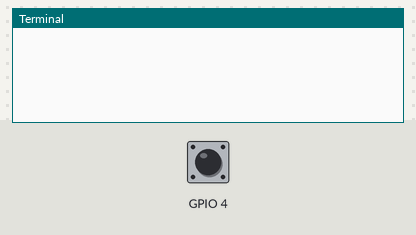
A program run on a simulated Raspberry Pi (BCM pin numbers). On the bench: the last lines printed to the terminal. The test bench sets the inputs (shaded band); at power-on: GPIO 4 LOW. Files the program writes start out absent; the clock reads 2024-03-15 10:24:30 at power-on unless the program sets it.

Above: at 1.2 s.
1.3 s: GPIO 4 pulled HIGH for 0.15 s
At 2.3 s:
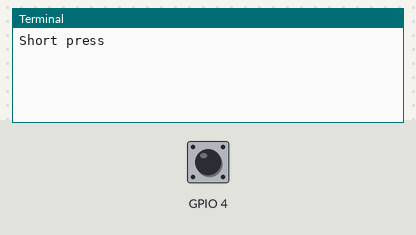
3.2 s: GPIO 4 pulled HIGH for 3.2 s
At 7.6 s:
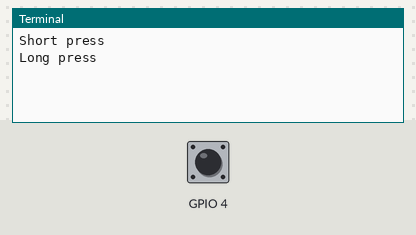
7.9 s: GPIO 4 pulsed HIGH 2 times (0.12 s each, 0.3 s apart)
At 9.6 s:
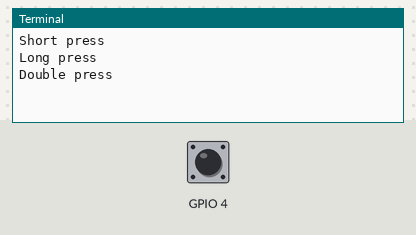

Measured:
- after the input at 1.3 s, the terminal: prints a new line after 0.46 s (image 1)
- after the input at 3.2 s, the terminal: prints a new line after 3.2 s (image 2)
- after the input at 7.9 s, the terminal: prints a new line after 0.42 s (image 3)

The program:

digital_input.py
```python
import RPi.GPIO as GPIO
import time
from time import perf_counter
import logging
import os

# Setup logging
log_formatter = logging.Formatter('%(asctime)s:%(name)s:%(levelname)s:%(message)s')
logger = logging.getLogger(__name__)
logger.setLevel(logging.NOTSET)
# File logger
file_handler = logging.FileHandler(os.path.join("logs", "digital_input.log"))
file_handler.setFormatter(log_formatter)
file_handler.setLevel(logging.DEBUG)
logger.addHandler(file_handler)


def main():
    logger.debug(f"Program started")
    btn = ButtonDi(4)
    while True:
        press_type = btn.loop_input()
        if press_type != ButtonDi.PRESS_TYPE_NONE:
            if press_type == ButtonDi.PRESS_TYPE_SHORT:
                print("Short press")
            elif press_type == ButtonDi.PRESS_TYPE_LONG:
                print("Long press")
            elif press_type == ButtonDi.PRESS_TYPE_DOUBLE:
                print("Double press")
        time.sleep(0.01)


class ButtonDi:
    """
    Digital input class for Raspberry PI button
    Can differentiate between short press, long press and double press
    """
    SHORT_PRESS_TIME_S = 0.1
    DOUBLE_PRESS_PAUSE_TIME_MAX_S = 0.3
    LONG_PRESS_TIME_S = 1.0
    DEBOUNCE_TIME_S = 0.05
    PRESS_TYPE_NONE = 0
    PRESS_TYPE_SHORT = 1
    PRESS_TYPE_LONG = 2
    PRESS_TYPE_DOUBLE = 3

    def __init__(self, pin):
        """
        :param pin: digital input number on Pi
        """
        self.pin = pin
        self.setup_di()
        self.analysing_press = False
        self.time_of_current_state_change = 0.0
        self.time_of_previous_state_change = 0.0
        self.time_of_last_let_go = 0.0
        self.debouncing = False
        self.double_press_start = False
        self.old_btn_state = GPIO.input(self.pin)

    def loop_input(self):
        """
        Must be called from main in regular intervals to detect presses
        :return: press type - see constants
        """
        current_btn_state = GPIO.input(self.pin)
        press_type = self.PRESS_TYPE_NONE
        if not self.debouncing and current_btn_state != self.old_btn_state:
            time_of_current_state_change = perf_counter()
            self.debouncing = True
            if not current_btn_state:
                # btn released
                press_time = time_of_current_state_change - self.time_of_previous_state_change
                if not self.double_press_start and press_time >= self.LONG_PRESS_TIME_S:
                    logger.debug("LONG PRESS")
                    press_type = self.PRESS_TYPE_LONG
                elif self.double_press_start:
                    # first press of double press was executed before
                    logger.debug("DOUBLE PRESS")
                    press_type = self.PRESS_TYPE_DOUBLE
                    self.double_press_start = False
                else:
                    # Short press executed, now waiting if this will be a double press
                    self.analysing_press = True
                    self.time_of_last_let_go = time_of_current_state_change
            elif self.analysing_press:
                # btn pressed and a press was registered before as well
                self.double_press_start = True
                self.analysing_press = False
            # save old state and time
            self.old_btn_state = current_btn_state
            self.time_of_previous_state_change = time_of_current_state_change
        elif self.debouncing:
            current_time = perf_counter()
            time_passed_since_debounce_start = current_time - self.time_of_current_state_change
            if time_passed_since_debounce_start > self.DEBOUNCE_TIME_S:
                # end of debounce
                self.debouncing = False
        if self.analysing_press:
            # wait before considering a short press to allow the user to execute double press
            current_time = perf_counter()
            time_passed_since_let_go = current_time - self.time_of_last_let_go
            if time_passed_since_let_go > self.DOUBLE_PRESS_PAUSE_TIME_MAX_S:
                # the btn was not pressed again consider as short press
                press_type = self.PRESS_TYPE_SHORT
                logger.debug("SHORT PRESS")
                self.analysing_press = False
        return press_type

    def setup_di(self):
        # setup digital input
        GPIO.setmode(GPIO.BCM)
        GPIO.setup(self.pin, GPIO.IN, pull_up_down=GPIO.PUD_DOWN)


if __name__ == '__main__':
    main()
```
